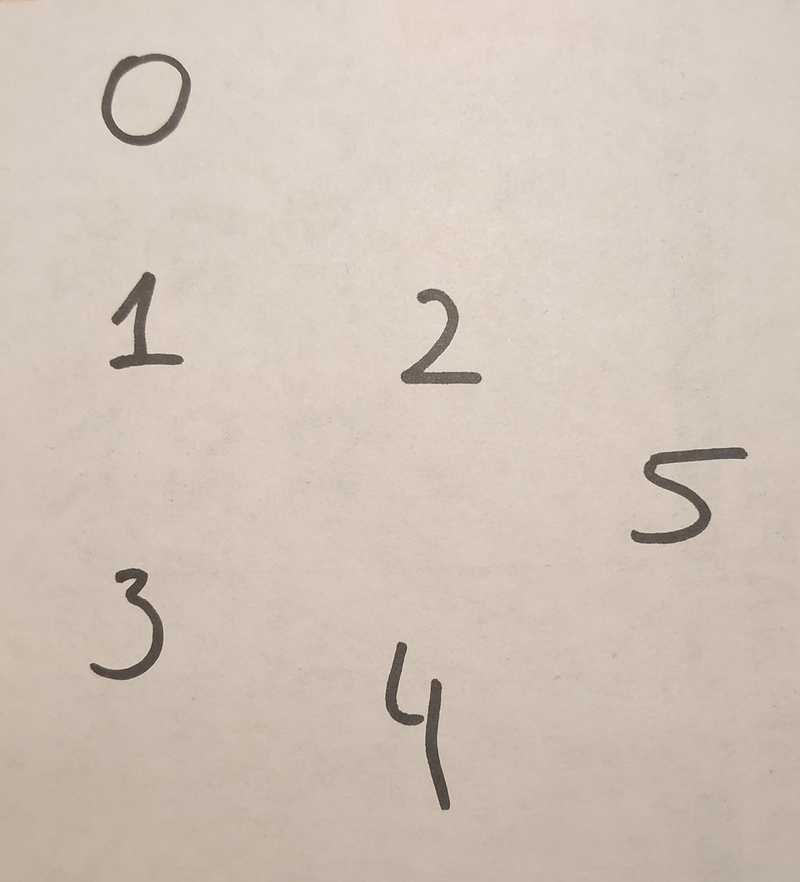
#> input picture samples/sample1.jpg, 800 x 882 px, shrunk from 1104 x 1216 before the run, found by its file name
$ python extractor.py
#> lines starting #> are read from the running program, lines starting #| are printed output that depends on the picture; after the words box and inside, x2 and y2 are one past the last pixel; in counts of white or black regions, pixels touching at a corner belong together
import numpy as np
import cv2 as cv

def imshow(winname,mat):
    cv.imshow(winname,mat)
    cv.waitKey(0)

def main():
    # загрузка изображения
    path = "D:\\prog\\repos\\NumberDetector\\samples\\"
    sample = "sample1.jpg"
    im_color = cv.imread(path+sample,cv.IMREAD_COLOR)
#> im_color is the input picture: shape (882, 800, 3); mean B, G, R 184.3, 195.7, 209.1
    im = cv.imread(path+sample,cv.IMREAD_GRAYSCALE)
#> im: shape (882, 800); min 46, max 240, mean 198.5
    imshow("im",im)
    # перевод в бинарное изображение
    blur = cv.GaussianBlur(im,(11,11),0)
    thresh = cv.adaptiveThreshold(blur,255,cv.ADAPTIVE_THRESH_MEAN_C,cv.THRESH_BINARY_INV,33,20)
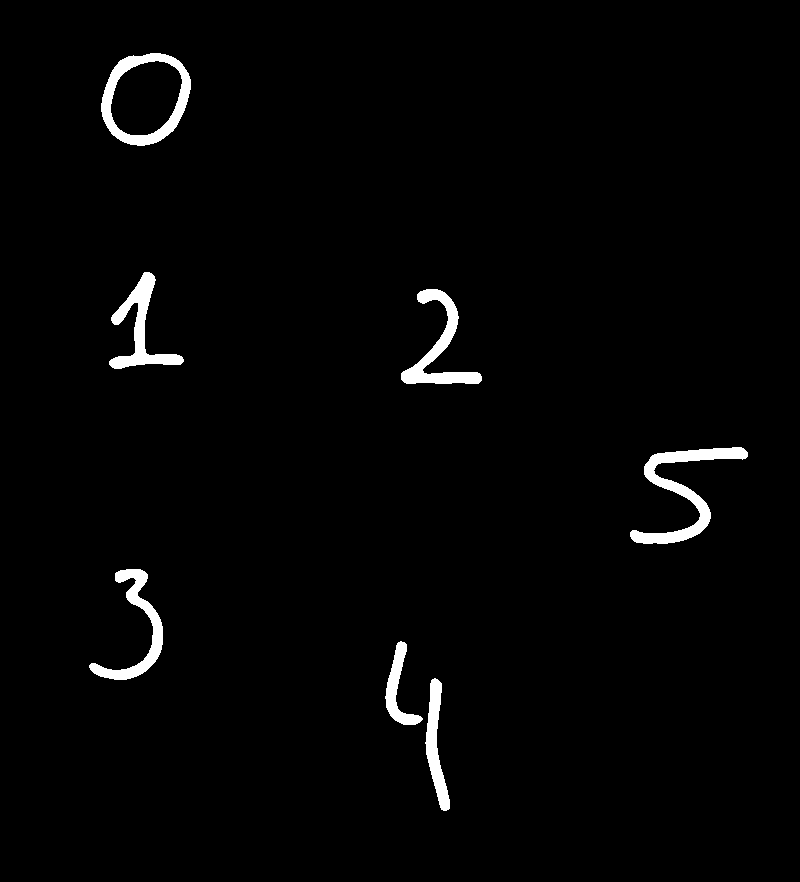
#> thresh: shape (882, 800); 2% white; 7 white regions, largest, box (x1, y1, x2, y2) and area: (630, 447, 748, 544) 2826, (101, 53, 191, 146) 2500, (401, 289, 482, 384) 2147
    imshow("thresh",thresh)
    # удаление шума
    opening_kernel = np.ones((5,5),np.uint8)
    opening = cv.morphologyEx(thresh,cv.MORPH_OPEN,opening_kernel)
#> opening: shape (882, 800); 2% white; 7 white regions, largest, box (x1, y1, x2, y2) and area: (630, 447, 748, 544) 2825, (101, 53, 191, 146) 2499, (401, 289, 482, 384) 2141
    imshow("opening",opening)
    # склейка отделившихся частей цифр
    closing_kernel = np.ones((21,21),np.uint8)
    closing = cv.morphologyEx(opening,cv.MORPH_CLOSE,closing_kernel)
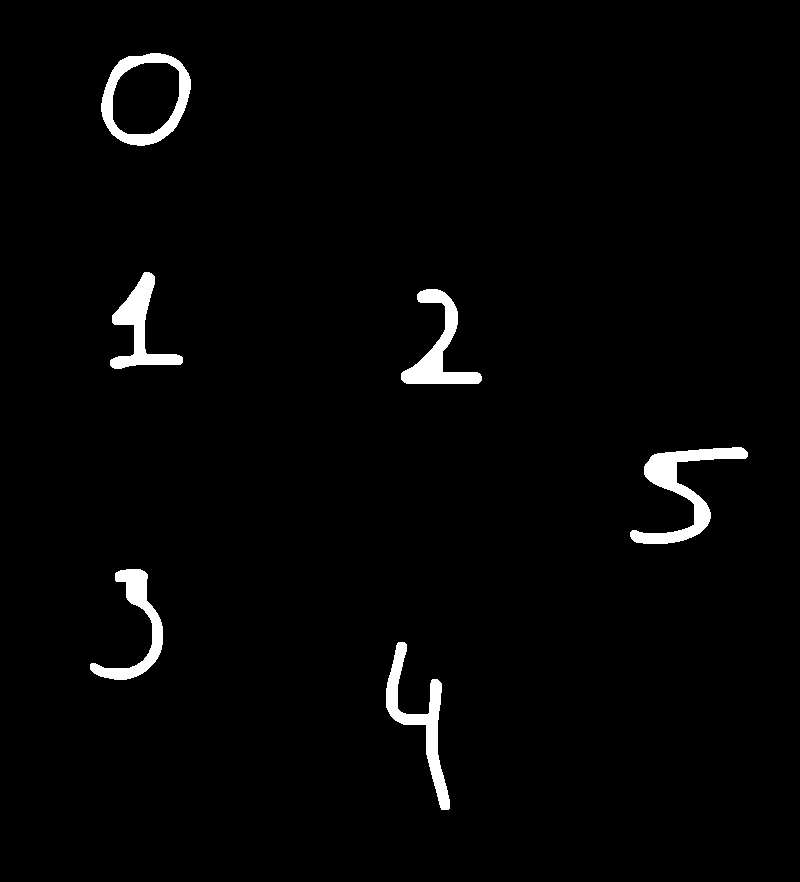
#> closing: shape (882, 800); 2.2% white; 6 white regions
    imshow("closing",closing)
    # контуры отдельных цифр
    # используются только контуры верхнего уровня, так как цифры могут иметь топологию, отличную от прямой
    contours,hierarchy = cv.findContours(closing,cv.RETR_EXTERNAL,cv.CHAIN_APPROX_SIMPLE)
#> contours = 6 contours; box (x1, y1, x2, y2) and area: (101, 53, 191, 146) 6366, (630, 447, 748, 544) 3000, (386, 642, 450, 810) 2435, (401, 289, 482, 384) 2316, (110, 272, 183, 369) 2198, (90, 569, 163, 680) 2013
    im_rects = im_color
    for cnt in contours:
        [x,y,w,h] = cv.boundingRect(cnt)
        cv.rectangle(im_rects,(x,y),(x+w,y+h),(0,0,255),2)
#> this loop made 6 passes
#> (x, y, w, h) on passes 1 to 6: (386, 642, 64, 168), (90, 569, 73, 111), (630, 447, 118, 97), (401, 289, 81, 95), (110, 272, 73, 97), (101, 53, 90, 93)
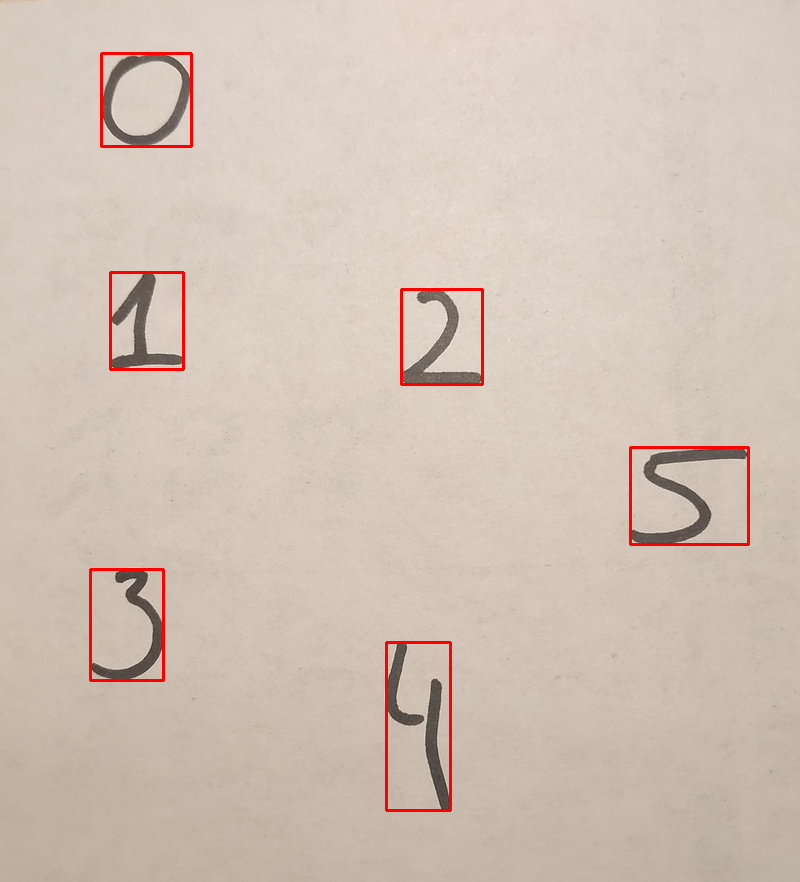
#> im_rects: shape (882, 800, 3); 0.98% of pixels changed, all inside (x1, y1, x2, y2) = (89, 52, 750, 812)
    imshow("im_rects",im_rects)

if __name__ == "__main__":
    main()

$ run again, with resources/sample4.jpg copied over samples/sample1.jpg
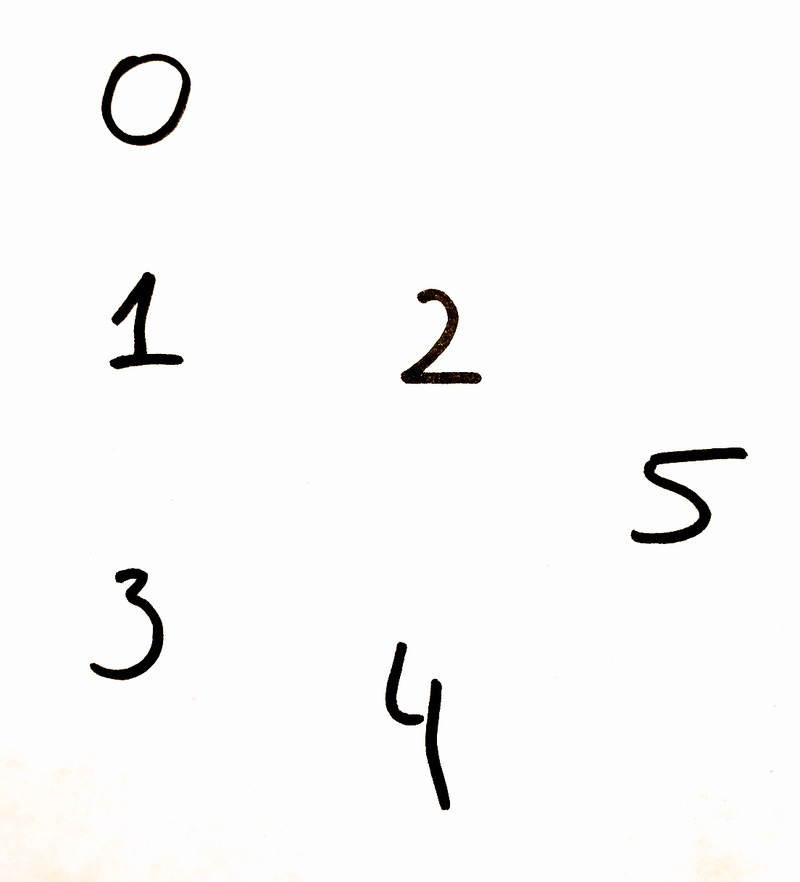
#> input picture resources/sample4.jpg, 800 x 882 px, shrunk from 1104 x 1216 before the run, found by its file name
#> in main, im_color is the input picture: shape (882, 800, 3); mean B, G, R 247.6, 247.9, 248.1
#> in main, `thresh = cv.adaptiveThreshold(blur,255,cv.ADAPTIVE_THRESH_MEAN_C,cv.TH..`:
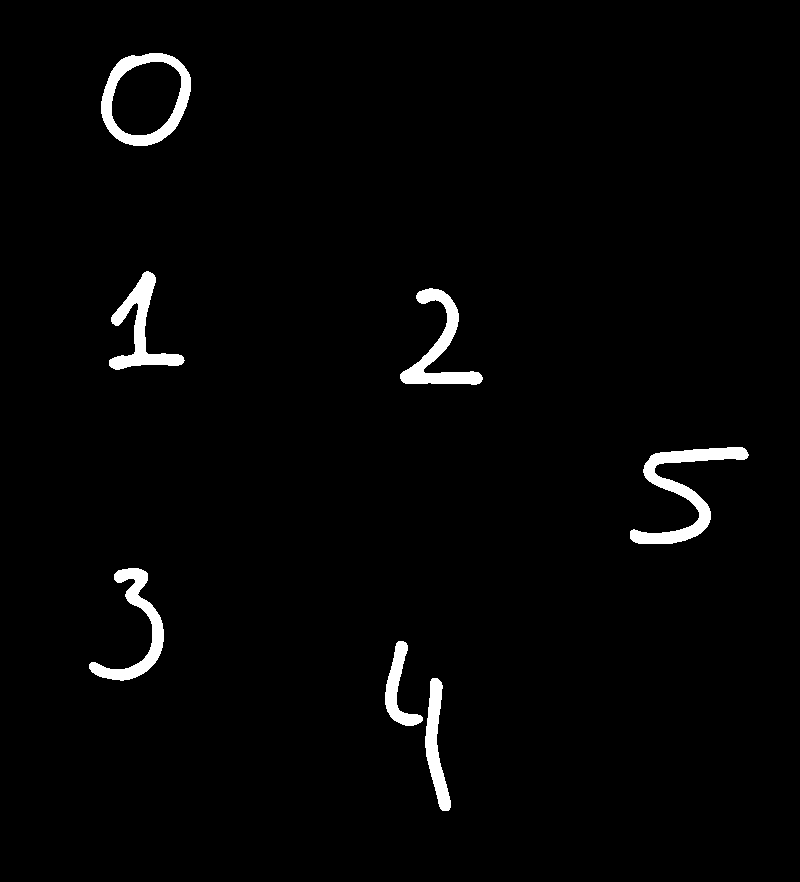
#> thresh: shape (882, 800); 2.2% white; 7 white regions, largest, box (x1, y1, x2, y2) and area: (630, 447, 749, 544) 3074, (101, 53, 191, 146) 2680, (400, 288, 483, 385) 2321
#> opening: shape (882, 800); 2.2% white; 7 white regions, largest, box (x1, y1, x2, y2) and area: (630, 447, 748, 544) 3066, (101, 53, 191, 146) 2676, (400, 289, 482, 385) 2306
#> closing: shape (882, 800); 2.4% white; 6 white regions
#> contours = 6 contours; box (x1, y1, x2, y2) and area: (101, 53, 191, 146) 6462, (630, 447, 748, 544) 3310, (385, 641, 451, 811) 2702, (400, 289, 482, 385) 2442, (109, 272, 184, 370) 2352, (89, 568, 164, 680) 2220
#> the loop in main, `for cnt in contours:` made 6 passes
#> (x, y, w, h) on passes 1 to 6: (385, 641, 66, 170), (89, 568, 75, 112), (630, 447, 118, 97), (400, 289, 82, 96), (109, 272, 75, 98), (101, 53, 90, 93)
#> after the loop in main, `for cnt in contours:`:
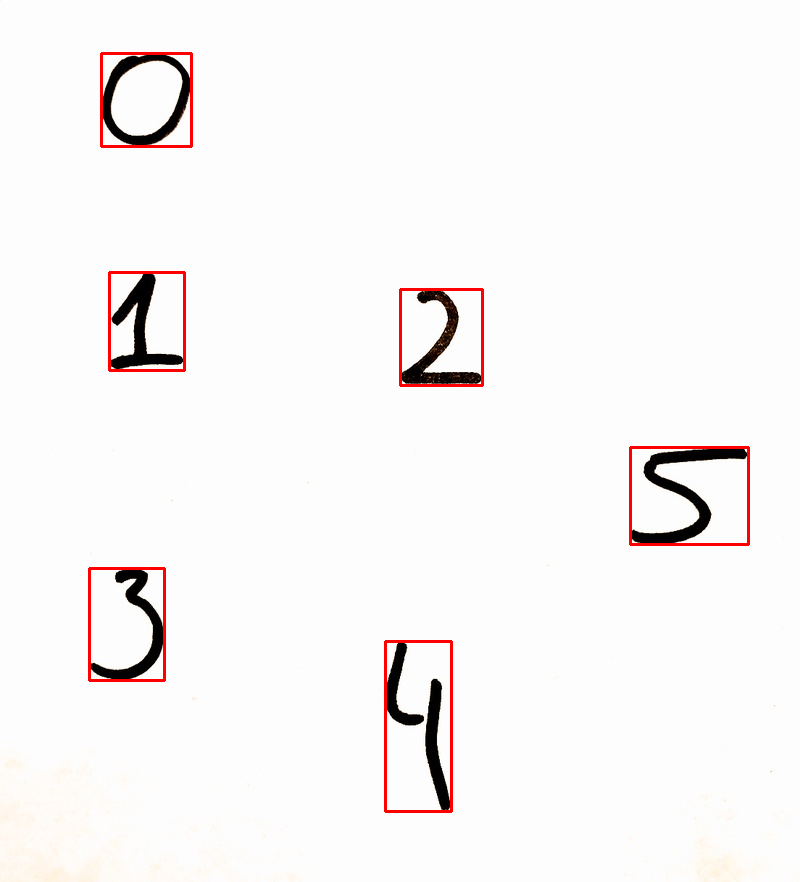
#> im_rects: shape (882, 800, 3); 0.99% of pixels changed, all inside (x1, y1, x2, y2) = (88, 52, 750, 813)
